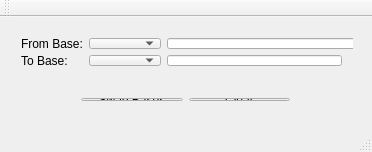
<?xml version="1.0" encoding="UTF-8"?>
<ui version="4.0">
 <class>BaseConverter</class>
 <widget class="QMainWindow" name="BaseConverter">
  <property name="geometry">
   <rect>
    <x>0</x>
    <y>0</y>
    <width>372</width>
    <height>152</height>
   </rect>
  </property>
  <property name="windowTitle">
   <string>BaseConverter</string>
  </property>
  <widget class="QWidget" name="centralWidget">
   <widget class="QWidget" name="layoutWidget">
    <property name="geometry">
     <rect>
      <x>10</x>
      <y>10</y>
      <width>343</width>
      <height>50</height>
     </rect>
    </property>
    <layout class="QHBoxLayout" name="horizontalLayout">
     <item>
      <layout class="QVBoxLayout" name="verticalLayout_3">
       <item>
        <widget class="QLabel" name="label">
         <property name="text">
          <string>From Base:</string>
         </property>
        </widget>
       </item>
       <item>
        <widget class="QLabel" name="label_2">
         <property name="text">
          <string>To Base:</string>
         </property>
        </widget>
       </item>
      </layout>
     </item>
     <item>
      <layout class="QVBoxLayout" name="verticalLayout_2">
       <item>
        <widget class="QComboBox" name="initialBase"/>
       </item>
       <item>
        <widget class="QComboBox" name="targetBase"/>
       </item>
      </layout>
     </item>
     <item>
      <layout class="QVBoxLayout" name="verticalLayout">
       <item>
        <widget class="QLineEdit" name="initialBaseInput">
         <property name="minimumSize">
          <size>
           <width>200</width>
           <height>0</height>
          </size>
         </property>
        </widget>
       </item>
       <item>
        <widget class="QLineEdit" name="targetBaseInput">
         <property name="readOnly">
          <bool>true</bool>
         </property>
        </widget>
       </item>
      </layout>
     </item>
    </layout>
   </widget>
   <widget class="QWidget" name="">
    <property name="geometry">
     <rect>
      <x>70</x>
      <y>70</y>
      <width>231</width>
      <height>25</height>
     </rect>
    </property>
    <layout class="QHBoxLayout" name="horizontalLayout_2">
     <item>
      <widget class="QPushButton" name="swapBaseButton">
       <property name="text">
        <string>Swap Bases</string>
       </property>
      </widget>
     </item>
     <item>
      <widget class="QPushButton" name="clearButton">
       <property name="text">
        <string>Clear</string>
       </property>
      </widget>
     </item>
    </layout>
   </widget>
  </widget>
  <widget class="QMenuBar" name="menuBar">
   <property name="geometry">
    <rect>
     <x>0</x>
     <y>0</y>
     <width>372</width>
     <height>21</height>
    </rect>
   </property>
  </widget>
  <widget class="QToolBar" name="mainToolBar">
   <attribute name="toolBarArea">
    <enum>TopToolBarArea</enum>
   </attribute>
   <attribute name="toolBarBreak">
    <bool>false</bool>
   </attribute>
  </widget>
  <widget class="QStatusBar" name="statusBar"/>
 </widget>
 <layoutdefault spacing="6" margin="11"/>
 <tabstops>
  <tabstop>initialBase</tabstop>
  <tabstop>initialBaseInput</tabstop>
  <tabstop>swapBaseButton</tabstop>
  <tabstop>targetBase</tabstop>
  <tabstop>targetBaseInput</tabstop>
 </tabstops>
 <resources/>
 <connections/>
</ui>
